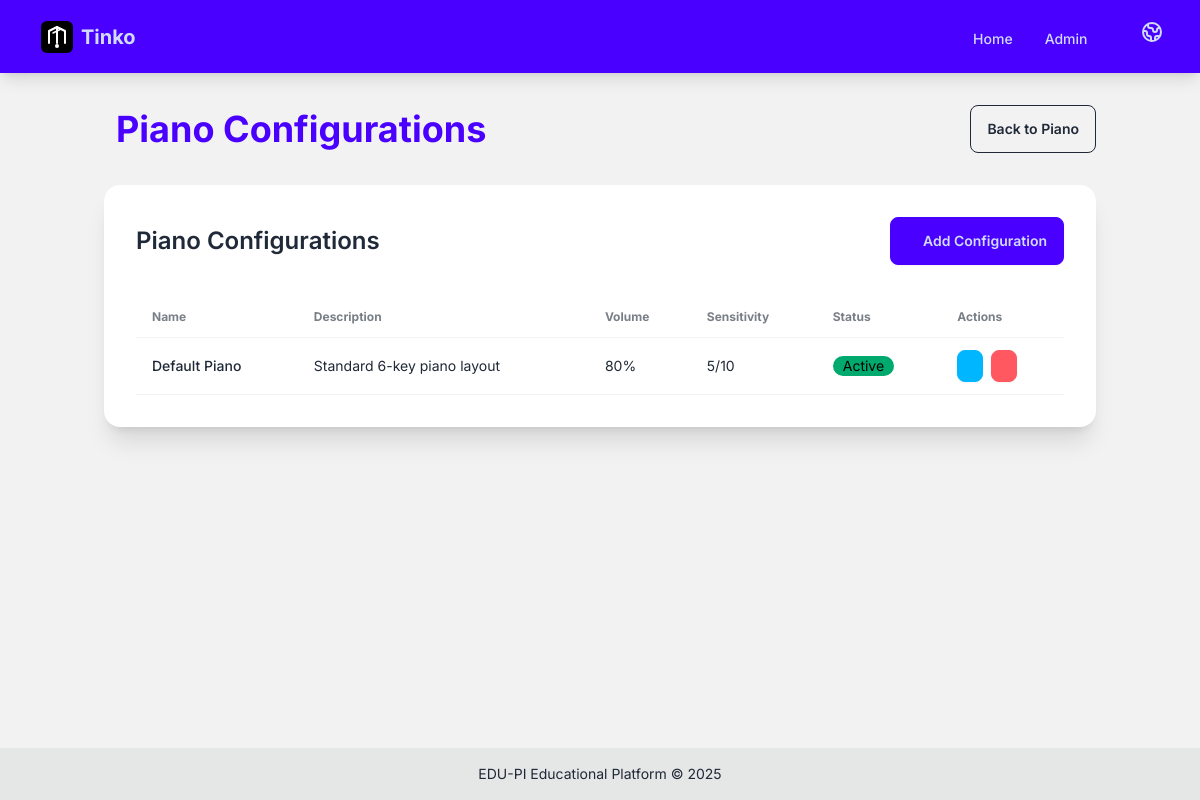
Screenshot of /plugins/edupi/touch_piano/configs/ with the database file from the repository.
### plugins/edupi/touch_piano/models.py (models this page shows, shortened)
class PianoConfig(models.Model):
    name = models.CharField(
        max_length=100,
        help_text=_("Name of the piano configuration"),
    )
    description = models.TextField(
        blank=True,
        help_text=_("Description of this piano setup"),
    )
    volume = models.PositiveIntegerField(
        default=80,
        help_text=_("Piano volume (0-100%)"),
    )
    sensitivity = models.PositiveIntegerField(
        default=5,
        help_text=_("Touch sensitivity (1-10, higher = more sensitive)"),
    )
    is_active = models.BooleanField(
        default=True,
        help_text=_("Whether this configuration is active"),
    )
    created_at = models.DateTimeField(auto_now_add=True)
    updated_at = models.DateTimeField(auto_now=True)
    class Meta:
        app_label = "edupi_touch_piano"
        verbose_name = _("Piano Configuration")
        verbose_name_plural = _("Piano Configurations")
        ordering = ["name"]

### plugins/edupi/touch_piano/views.py (the view)
# urls.py: path("configs/", views.PianoConfigListView.as_view(), name="config_list"),
class PianoConfigListView(View):
    def get(self, request):
        configs = PianoConfig.objects.all().order_by("-is_active", "name")
        context = {
            "title": _("Piano Configurations"),
            "configs": configs,
        }
        return render(request, "touch_piano/config_list.html", context)

### plugins/edupi/touch_piano/templates/touch_piano/config_list.html (shortened to what this page needs)
{% extends "base.html" %}
{% load i18n %}
{% block content %}
<div class="container mx-auto px-4 py-8">
    <div class="flex justify-between items-center mb-8">
        <h1 class="text-4xl font-bold text-primary">
            {{ title }}
        </h1>
        <a href="{% url 'touch_piano:dashboard' %}" class="btn btn-outline">
            {% trans "Back to Piano" %}
        </a>
    </div>
    <div class="card bg-base-100 shadow-xl">
        <div class="card-body">
            <div class="flex justify-between items-center mb-6">
                <h2 class="card-title text-2xl">{% trans "Piano Configurations" %}</h2>
                <a href="{% url 'touch_piano:config_create' %}" class="btn btn-primary">
                    {% trans "Add Configuration" %}
                </a>
            </div>
            <div class="overflow-x-auto">
                <table class="table">
                    <thead>
                        <tr>
                            <th>{% trans "Name" %}</th>
                            <th>{% trans "Description" %}</th>
                            <th>{% trans "Volume" %}</th>
                            <th>{% trans "Sensitivity" %}</th>
                            <th>{% trans "Status" %}</th>
                            <th>{% trans "Actions" %}</th>
                        </tr>
                    </thead>
                    <tbody>
                        {% for config in configs %}
                            <tr>
                                <td class="font-medium">{{ config.name }}</td>
                                <td>{{ config.description|truncatewords:10|default:"-" }}</td>
                                <td>{{ config.volume }}%</td>
                                <td>{{ config.sensitivity }}/10</td>
                                <td>
                                    <span class="badge {% if config.is_active %}badge-success{% else %}badge-ghost{% endif %}">
                                        {% if config.is_active %}{% trans "Active" %}{% else %}{% trans "Inactive" %}{% endif %}
                                    </span>
                                </td>
                                <td>
                                    <div class="flex gap-2">
                                        <a href="{% url 'touch_piano:config_update' config.id %}"
                                           class="btn btn-sm btn-info">
                                        </a>
                                        <button onclick="deleteConfig({{ config.id }})"
                                                class="btn btn-sm btn-error">
                                        </button>
                                    </div>
                                </td>
                            </tr>
                        {% endfor %}
                    </tbody>
                </table>
            </div>
        </div>
    </div>
</div>
{% endblock %}

### templates/base.html (style rules this page uses)
body { font-family: 'Inter', sans-serif; }

### rows the page displays
PianoConfig: name "Default Piano", description "Standard 6-key piano layout", volume "80", sensitivity "5"

### other values shown
{{ title }} "Piano Configurations"
